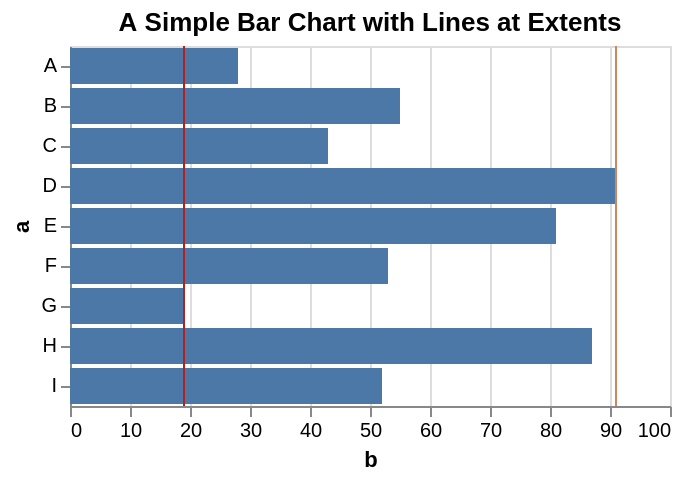

Here is the Vega-Lite specification saved for this chart:
### Vega-Lite specification from a JSON file in a GitHub repository (floating-point values rounded to 4 significant figures)
{"$schema": "https://vega.github.io/schema/vega-lite/v5.json", "title": "A Simple Bar Chart with Lines at Extents", "data": {"values": [{"a": "A", "b": 28}, {"a": "B", "b": 55}, {"a": "C", "b": 43}, {"a": "D", "b": 91}, {"a": "E", "b": 81}, {"a": "F", "b": 53}, {"a": "G", "b": 19}, {"a": "H", "b": 87}, {"a": "I", "b": 52}]}, "transform": [{"extent": "b", "param": "b_extent"}], "layer": [{"mark": "bar", "encoding": {"y": {"field": "a", "type": "nominal"}, "x": {"field": "b", "type": "quantitative"}}}, {"mark": {"type": "rule", "stroke": "firebrick"}, "encoding": {"x": {"value": {"expr": "scale('x', b_extent[0])"}}}}, {"mark": {"type": "rule", "stroke": "#ca8861"}, "encoding": {"x": {"value": {"expr": "scale('x', b_extent[1])"}}}}]}
